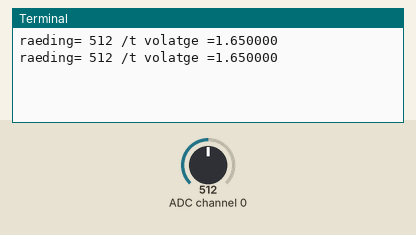
This program was run on a simulated Raspberry Pi (BCM pin numbers). On the bench: the last lines printed to the terminal. The inputs (shaded band) are chosen by the test bench; at power-on: ADC channel 0 = 512 (analog values on the 0–1023 scale).

Above: at 1.2 s.
1.3 s: ADC channel 0 set to 716
At 2.6 s:
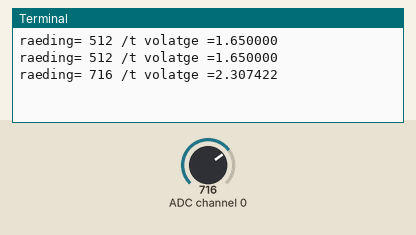
2.8 s: ADC channel 0 set to 900
At 3.8 s:
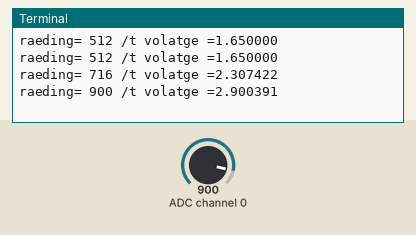
Timing chart, 0 to 5.8 s (numbered marks = the images above; inputs shaded):
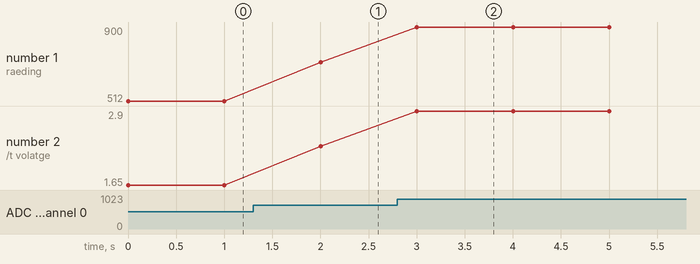

Measured:
- after the input at 1.3 s, the terminal: prints a new line after 0.70 s (image 1)
- after the input at 2.8 s, the terminal: prints a new line after 0.20 s (image 2)
- plotted number 1: 512 → 716 after the input at 1.3 s, 716 → 900 after the input at 2.8 s
- plotted number 2: 1.65 → 2.31 after the input at 1.3 s, 2.31 → 2.9 after the input at 2.8 s

The program:

mcp3008.py
```python
'''
mcp3008 has 10 bit adc
it gives you number between 0 and 1023

'''

import spidev,time
spi=spidev.SpiDev()

spi.open(0, 0) #bus,service

def analog_read(channel):
    r = spi.xfer2([1, (8 + channel) << 4,0]) #xfer2(list of values[, speed_hz, delay_usec, bits_per_word])
    adc_out = ((r[1]&3) << 8) + r[2]
    return adc_out

while True:
    reading = analog_read(0)
    voltage = reading * 3.3 / 1024
    print("raeding= %d /t volatge =%f"%(reading,voltage))
    time.sleep(1)
```
